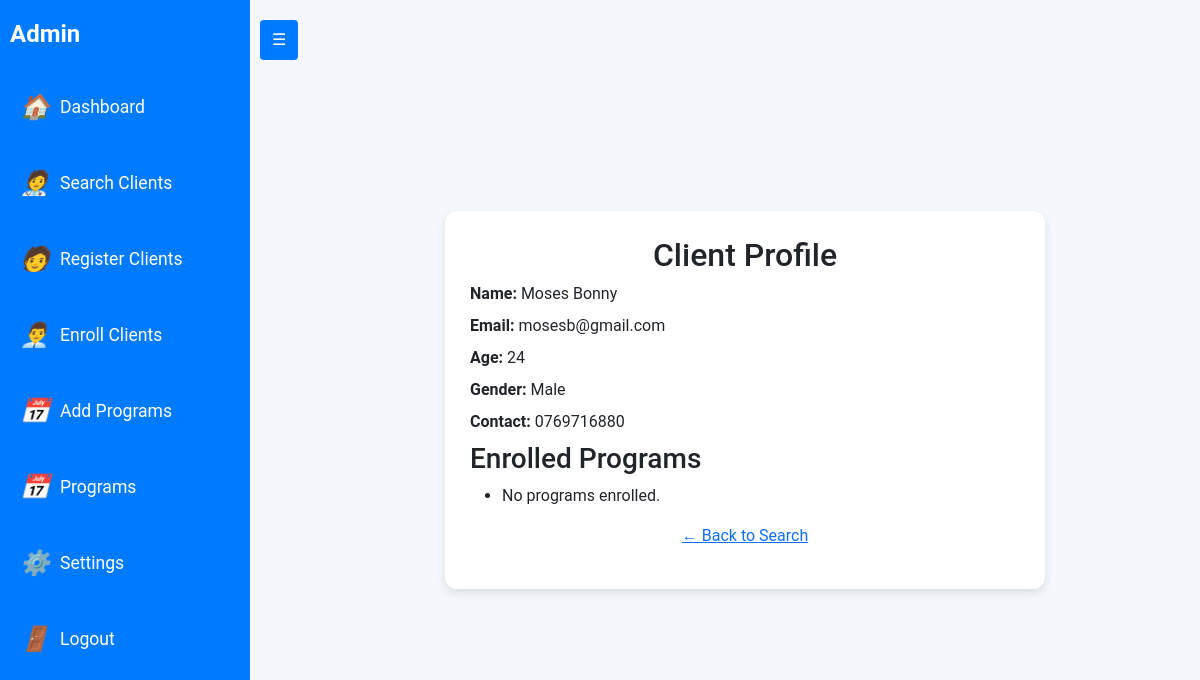
The page /admin/view_client.php?id=6 on the database its author committed.
### tables this page shows
CREATE TABLE `clients` (
  `id` int(11) NOT NULL,
  `name` varchar(100) NOT NULL,
  `age` int(3) NOT NULL,
  `gender` enum('Male','Female') NOT NULL,
  `contact` varchar(20) NOT NULL,
  `email` varchar(100) NOT NULL,
  `password` varchar(255) NOT NULL,
  `created_at` timestamp NOT NULL DEFAULT current_timestamp()
);

### admin/view_client.php (the view, shortened to what this page needs)
<?php
$client_id = $_GET['id'];
$conn = new mysqli("localhost", "root", "", "health_system");
$stmt = $conn->prepare("SELECT * FROM clients WHERE id = ?");
$stmt->bind_param("i", $client_id);
$stmt->execute();
$result = $stmt->get_result();
$client = $result->fetch_assoc();
$stmt = $conn->prepare("
    SELECT p.name FROM programs p
    JOIN enrollments e ON e.program_id = p.id
    WHERE e.client_id = ?
");
$stmt->bind_param("i", $client_id);
$stmt->execute();
$programs = $stmt->get_result();
?>
<!DOCTYPE html>
<html>
<head>
</head>
<body>
<?php include 'sidebar.php'; ?>
    <div class="profile-box">
        <h2>Client Profile</h2>
        <div class="info">
            <p><strong>Name:</strong> <?= htmlspecialchars($client['name']) ?></p>
            <p><strong>Email:</strong> <?= htmlspecialchars($client['email']) ?></p>
            <p><strong>Age:</strong> <?= $client['age'] ?></p>
            <p><strong>Gender:</strong> <?= $client['gender'] ?></p>
            <p><strong>Contact:</strong> <?= $client['contact'] ?></p>
        </div>
        <h3>Enrolled Programs</h3>
        <ul>
            <?php
            if ($programs->num_rows > 0) {
                while ($row = $programs->fetch_assoc()) {
                    echo "<li>" . htmlspecialchars($row['name']) . "</li>";
                }
            } else {
                echo "<li>No programs enrolled.</li>";
            }
            ?>
        </ul>
        <p style="text-align: center;"><a href="search_client.php">← Back to Search</a></p>
    </div>
</body>
</html>

### admin/view_client.php (style rules this page uses)
body { font-family: 'Segoe UI', sans-serif; background-color: #f7f9fc; padding: 30px; display: flex; justify-content: center; align-items: center; height: 100vh; margin: 0; padding: 20px; }
.profile-box { width: 600px; margin: auto; background: #fff; padding: 25px; border-radius: 12px; box-shadow: 0 4px 10px rgba(0,0,0,0.1); }
h2 { text-align: center; color: #333; }
.info p { margin: 8px 0; }
ul { padding-left: 20px; }
a { text-decoration: none; color: #007bff; }

### admin/sidebar.php (style rules this page uses)
body { font-family: 'Roboto', sans-serif; background-color: #f4f7fc; margin: 0; padding: 0; transition: padding-left 0.3s ease; }

### rows shown on the page
clients: name "Moses Bonny", email "mosesb@gmail.com", age "24", gender "Male", contact "0769716880"
